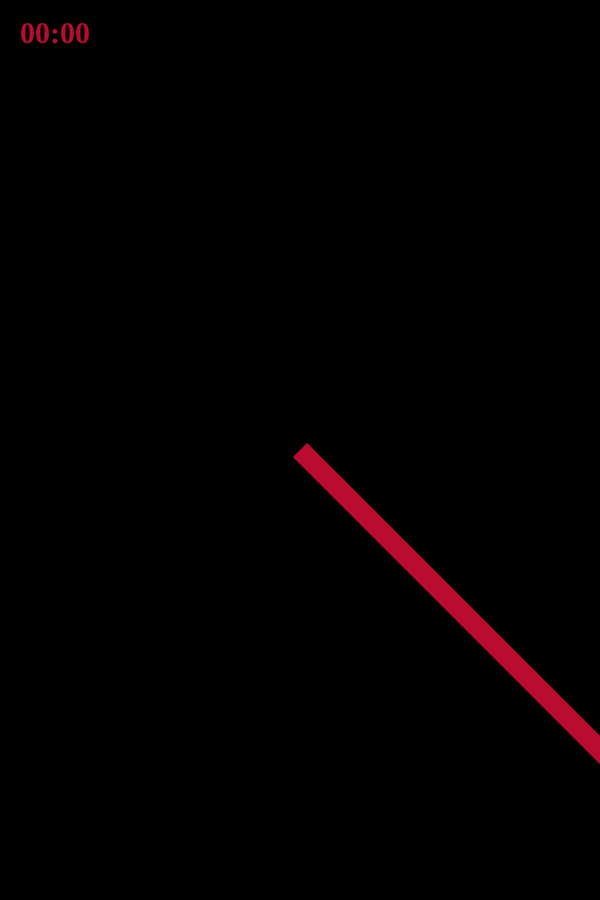
Frame 1 (no input)
Frame 60 (no input): identical to frame 1, image omitted
Frame 120 (the mouse pressed at the canvas centre since frame 60): identical to frame 1, image omitted

The p5.js sketch that drew this single still picture (run headless with seeded random() and noise() and a simulated clock; from frame 60 on, the mouse is pressed at the canvas centre):

// p5.js sketch
// ── sketch.js
let path = [];
let speed = 3;
let angle = [-90, 0];
let idx = 0;
let started = false,
  ended = false;
let timerStart = 0,
  finalTime = 0;
let initialRotation = 315;

function setup() {
  createCanvas(600, 900);
  path.push(createVector(width / 2, height / 2));
  strokeCap(SQUARE);
  strokeJoin(SQUARE);

  timerStart = millis();

  for (let y = height; y >= height / 2 - 100; y -= speed) {
    path.push(createVector(width / 2, y));
  }

  displayTimer();
}

function draw() {
  background(0);

  if (!ended) {
    /**
     * Push every next position as a vector into the path array
     */
    if (started) {
      let lastPos = path[path.length - 1];

      let currentAngle = radians(angle[idx]);
      let dir = createVector(cos(currentAngle), sin(currentAngle));

      let nextPos = p5.Vector.add(lastPos, p5.Vector.mult(dir, speed));
      path.push(nextPos);
    }

    let headPos = path[path.length - 1];

    /**
     * Let the camera go with the line
     */
    push();

    translate(width / 2, height / 2);
    rotate(radians(initialRotation));
    translate(-headPos.x, -headPos.y);

    stroke("#BA0C2F");
    // stroke("#ff32ff");
    strokeWeight(20);
    noFill();

    beginShape();
    for (let i = 0; i < path.length; i++) {
      vertex(path[i].x, path[i].y);
    }
    endShape();

    pop();

    displayTimer();
  } else {
    /**
     * Show the whole line after the animation ends
     */
    let minX = Infinity,
      maxX = -Infinity;
    let minY = Infinity,
      maxY = -Infinity;
    /**
     * Iterate the path array to find the start and end points
     */
    for (let p of path) {
      if (p.x < minX) minX = p.x;
      if (p.x > maxX) maxX = p.x;
      if (p.y < minY) minY = p.y;
      if (p.y > maxY) maxY = p.y;
    }
    let w = maxX - minX;
    let h = maxY - minY;

    let scaleFactor = 1;
    if (w > 0 && h > 0) {
      let scaleW = (width * 0.8) / w;
      let scaleH = (height * 0.8) / h;
      scaleFactor = min(scaleW, scaleH);
    }

    push();
    translate(width / 2, height / 2);
    scale(scaleFactor);
    let midX = (minX + maxX) / 2;
    let midY = (minY + maxY) / 2;
    translate(-midX, -midY);

    // stroke("#ff32ff");
    stroke("#BA0C2F");
    strokeWeight(10 / scaleFactor);
    noFill();
    beginShape();
    for (let i = 0; i < path.length; i++) {
      vertex(path[i].x, path[i].y);
    }
    endShape();
    pop();

    displayTimer();
  }
}

/**
 * Status controller
 */
function keyPressed() {
  if (keyCode === ENTER && !ended) {
    idx = 1 - idx;
  }
  if (keyCode === SHIFT && !started && !ended) {
    started = true;
    timerStart = millis();
  }
  if (keyCode === BACKSPACE && !ended) {
    ended = true;
    started = false;
    finalTime = millis() - timerStart;
  }
}

/**
 * Timer, used the same in Jan11
 */
function displayTimer() {
  // fill("#ff32ff");
  fill("#BA0C2F");
  textSize(30);
  textStyle(BOLD);
  textAlign(LEFT, TOP);
  textFont("Verdana");

  let timeStr = "00:00";

  if (started) {
    let now = millis();
    let elapsedMS = now - timerStart;
    if (elapsedMS < 0) elapsedMS = 0;

    let elapsedSec = elapsedMS / 1000.0;
    timeStr = formatTime(elapsedSec);
  }
  if (ended) {
    let elapsedSec = finalTime / 1000.0;
    timeStr = formatTime(elapsedSec);
  }

  text(`${timeStr}`, 20, 20);
}

function formatTime(s) {
  let min = floor(s / 60);
  let sec = floor(s % 60);
  return nf(min, 2) + ":" + nf(sec, 2);
}
